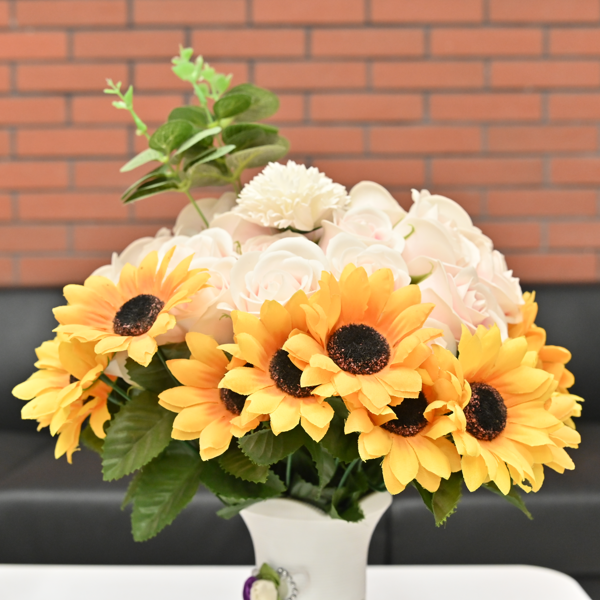
%> input picture fl3.tiff, 600 x 600 px
$ octave main.m   (GNU Octave 9; MATLAB toolbox functions it lacks are replaced by stand-ins)
%> lines starting %> are read from the running program, lines starting %| are printed output that depends on the picture
### gseq_dir_assign.m
function output=gseq_dir_assign(arraysize, flag)
    n=(arraysize+1)/2;
    arraysize=2*n-1;
    sequence=zeros(2,arraysize^2);
    sequence(1,1)=n;
    sequence(2,1)=n;
    dx=+1;
    dy=-1;
    stepx=+1;
    stepy=-1;

    direction=+1; %+1 means x direction, -1 means y direction
    counter=0;
    for i=2:arraysize^2
        counter=counter+1;

        if direction==+1
            sequence(1,i)=sequence(1,i-1)+dx;
            sequence(2,i)=sequence(2,i-1);
            if counter==abs(stepx)
                counter=0;
                direction=direction*-1;
                dx=dx*-1;
                stepx=stepx*-1;
                if stepx>0
                    stepx=stepx+1;
                else
                    stepx=stepx-1;
                end

            end

        else
            sequence(1,i)=sequence(1,i-1);
            sequence(2,i)=sequence(2,i-1)+dy;

            if counter==abs(stepy)
                counter=0;
                direction=direction*-1;
                dy=dy*-1;
                stepy=stepy*-1;

                if stepy>0
                    stepy=stepy+1;
                else
                    stepy=stepy-1;
                end

            end

        end
    end
    seq=(sequence(1,:)-1)*arraysize+sequence(2,:);
    seqf(1,1:arraysize^2)=seq;
    output = seqf;
    as = (1:2:arraysize).^2;
    MOVE_NUM = zeros([1, length(as)-1]);
    if flag == 'N'
        MOVE_NUM = (as(2:end)-as(1:(end-1)))/2;
    elseif flag == 'NE'
        MOVE_NUM = 3*(as(2:end)-as(1:(end-1)))/8;
    elseif flag == 'E'
        MOVE_NUM = (as(2:end)-as(1:(end-1)))/4;
    elseif flag == 'SE'
        MOVE_NUM = (as(2:end)-as(1:(end-1)))/8;
    elseif flag == 'S'

    elseif flag == 'SW'
        MOVE_NUM = 7*(as(2:end)-as(1:(end-1)))/8;
    elseif flag == 'W'
        MOVE_NUM = 3*(as(2:end)-as(1:(end-1)))/4;
    elseif flag == 'NW'
        MOVE_NUM = 5*(as(2:end)-as(1:(end-1)))/8;
    end
    for i = 2:length(as)
        output((as(i-1)+1):as(i)) = circshift(seqf((as(i-1)+1):as(i)), [0, MOVE_NUM(i-1)]);
    end
end

### main.m
%%%%%%%%%%%%%%%%%%%%%%%%%%%%%%%%%%%%%%%%%%%%%%%%%%%%%%%%%%%%%%%%%%%%%%%%%%%
% These codes can only be used for academic research freely.
% For other purposes, please contact Yanmei Liang (ymliang@nankai.edu.cn).
%
% This file simulates symmetrical illumination based color Fourier
% ptychographic microscopy.
%
% ref
% Zhang M, Yang D, Liang Y, Color Fourier ptychographic microscopy based on symmetrical illumination and wavelength multiplexing, J Opt, 22, 065604 (2020).
%
%
% Several files borrowed Lei Tian's open source.
% ref
% Tian L, Li X, Ramchandran K, Waller L, Multiplexed coded illumination for Fourier Ptychography with an LED array microscope, Biomed Opt Express, 5, 2376-2389 (2014).
%
%
% last modified on 6/05/2020
% by Muyang Zhang, m765421@126.com
%%%%%%%%%%%%%%%%%%%%%%%%%%%%%%%%%%%%%%%%%%%%%%%%%%%%%%%%%%%%%%%%%%%%%%%%%%%

clc
clear all
close all

%% Light Source Param
waveLength = [0.632e-6; 0.532e-6; 0.47e-6;];
spsize     = 4.8e-6/4;
psize      = spsize/4;
NA         = 0.13;
k0         = 2*pi./waveLength;
%% LED Array Param Square
LED_num_per_cir = [1 8 16 24 32 40 48 56]; % LED for each circle
snum            = 7;
arraysize       = 2*snum+1;
LED_num_sum     = sum(LED_num_per_cir);
LEDgap          = 10;
H               = 190;
zr              = -20e-6;%set defocus distance
zg              = -20e-6;
zb              = -20e-6;
syn_ill         = 'sin';%'sym' or  'sin'
zr_c            = 0;%defocus distance used in this file
zg_c            = 0;
zb_c            = 0;
Img_num         = 225;
LED_num_per_lit = zeros([1,Img_num]);

%% LED Wave Vector Square
xlocation=zeros(3,(2*snum+1)^2);
ylocation=zeros(3,(2*snum+1)^2);
for ch = 1:3
    for i=1:arraysize
        xlocation(ch,1+arraysize*(i-1):15+arraysize*(i-1))...
            = (-(arraysize-1)/2:1:(arraysize-1)/2)*LEDgap;
        ylocation(ch,1+arraysize*(i-1):15+arraysize*(i-1))...
            = ((arraysize-1)/2-(i-1))*LEDgap;
    end
end
kx_relative = -sin(atan(xlocation/H));
ky_relative = -sin(atan(ylocation/H));
ch_r_seq = gseq_dir_assign(arraysize, 'S');%
ch_g_seq = gseq_dir_assign(arraysize, 'S');
ch_b_seq = gseq_dir_assign(arraysize, 'S');

%% Simulation source
objectAmplitude = double(imread('fl3.tiff'));
% objectAmplitude(:,:,end) = [];
objectAmplitude = imresize(objectAmplitude,[600 600]);
objectAmplitude = mat2gray(objectAmplitude)*255;
phase           = double(imread('flower.tiff'));
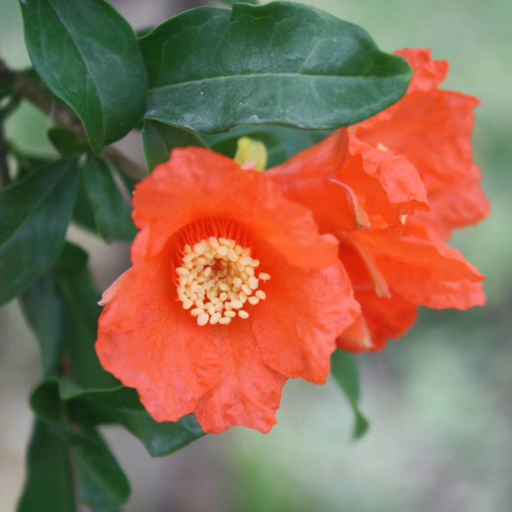
%> input picture flower.tiff, 1024 x 1024 px (shown at 1/2 size)
phase           = imresize(phase,[600 600]);
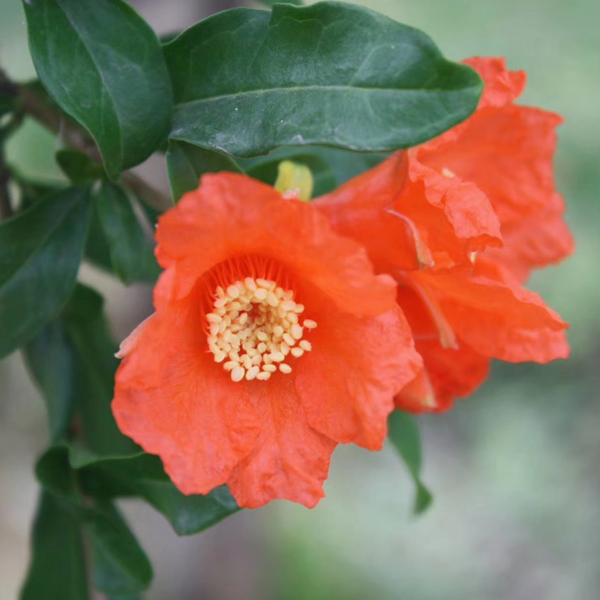
%> phase: size 600x600x3 double; mean R, G, B 142.7, 110.4, 86.8; drawn with min black and max white
phase           = mat2gray(phase);
phase           = (0.2*pi*phase - 0.1*pi)*0;%  ignore phase or you can keep it
%> phase: size 600x600x3 double; every value is 0
object          = objectAmplitude.*exp(1i.*phase);
figure;imshow(uint8(abs(object)));title('Input Intensity');
imwrite(mat2gray(abs(object)),'Intensity.tiff');
figure;imshow(angle(object),[]);title('Input Phase');
imwrite(mat2gray(angle(object)),'Phase.tiff');

%% Genarate LR images with multi LED
[m, n, dim]     = size(object);
%> m = 600; n = 600; dim = 3
ml              = m/(spsize/psize);
%> ml = 150
nl              = n/(spsize/psize);
%> nl = 150
imSeqLowRes     = zeros(ml, nl, LED_num_sum, 3);
kx              = kx_relative;
ky              = ky_relative;
kx(1,:)         = k0(1)*kx_relative(1,:);
kx(2,:)         = k0(2)*kx_relative(2,:);
kx(3,:)         = k0(3)*kx_relative(3,:);
ky(1,:)         = k0(1)*ky_relative(1,:);
ky(2,:)         = k0(2)*ky_relative(2,:);
ky(3,:)         = k0(3)*ky_relative(3,:);
dkx             = 2*pi/(psize*n);
%> dkx = 34906.6
dky             = 2*pi/(psize*m);
%> dky = 34906.6
cutoffFrequency = NA*k0;
kmax            = pi/spsize;
[kxm, kym]      = meshgrid(-kmax:kmax/((nl-1)/2):kmax,-kmax:kmax/((ml-1)/2):kmax);
CTF_r           = ((kxm.^2+kym.^2)<cutoffFrequency(1)^2);
CTF_g           = ((kxm.^2+kym.^2)<cutoffFrequency(2)^2);
CTF_b           = ((kxm.^2+kym.^2)<cutoffFrequency(3)^2);
CTF             = cat(3, CTF_r, CTF_g, CTF_b);
kzm_r           = sqrt(k0(1)^2-kxm.^2-kym.^2);
kzm_g           = sqrt(k0(2)^2-kxm.^2-kym.^2);
kzm_b           = sqrt(k0(3)^2-kxm.^2-kym.^2);
pupil_r         = exp(1i.*zr.*real(kzm_r)).*exp(-abs(zr).*abs(imag(kzm_r)));
pupil_g         = exp(1i.*zg.*real(kzm_g)).*exp(-abs(zg).*abs(imag(kzm_g)));
pupil_b         = exp(1i.*zb.*real(kzm_b)).*exp(-abs(zb).*abs(imag(kzm_b)));
pupil           = cat(3, pupil_r, pupil_g, pupil_b);
objectFT_r      = fftshift(fft2(object(:,:,1)));%
objectFT_g      = fftshift(fft2(object(:,:,2)));%
objectFT_b      = fftshift(fft2(object(:,:,3)));%
objectFT        = cat(3, objectFT_r, objectFT_g, objectFT_b);
HR_CTF_base     = zeros(m, n, LED_num_sum, 3);
for ch = 1:3
    for tt = 1:LED_num_sum
        kxc = round((n+1)/2+kx(ch,tt)/dkx);
        kyc = round((m+1)/2+ky(ch,tt)/dky);
        kyl = round(kyc-(ml-1)/2);kyh = round(kyc+(ml-1)/2);
        kxl = round(kxc-(nl-1)/2);kxh = round(kxc+(nl-1)/2);
        imSeqLowFT                         = (ml/m)^2*objectFT(kyl:kyh,kxl:kxh,ch).*CTF(:,:,ch).*pupil(:,:,ch);
        imSeqLowRes(:,:,tt,ch)             = abs(ifft2(ifftshift(imSeqLowFT)));
        HR_CTF_base(kyl:kyh,kxl:kxh,tt,ch) = CTF(:,:,ch);
    end
end
LR_images = imSeqLowRes.^2;
pic_l = zeros([ml,nl,3]);
pic_l(:,:,1) = imSeqLowRes(:,:,113,1);
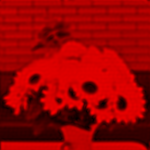
%> pic_l: size 150x150x3 double; mean R, G, B 176.7, 0, 0; drawn with min black and max white
pic_l(:,:,2) = imSeqLowRes(:,:,113,2);
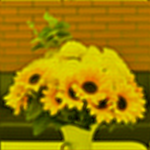
%> pic_l: size 150x150x3 double; mean R, G, B 176.7, 141.9, 0; drawn with min black and max white
pic_l(:,:,3) = imSeqLowRes(:,:,113,3);
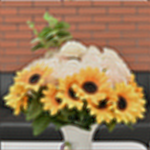
%> pic_l: size 150x150x3 double; mean R, G, B 176.7, 141.9, 102.5; drawn with min black and max white
imwrite(uint8(pic_l),'low_center.tiff','Resolution',600);

%% LED light pattern and syn images
base = cell(1,length(LED_num_per_cir));
base{1} = 1;
for i = 2:length(LED_num_per_cir)
    base{i} = sum(LED_num_per_cir(1:(i-1))) + (1:LED_num_per_cir(i));
end
syn_img = zeros([ml, nl, Img_num, 3]);
Ns      = cell(1,Img_num);
scale   = cell(1,Img_num);
light_pattern = cell(1,Img_num);
flag    = zeros([1,Img_num]);
num = 1;

kx(1,:)         = k0(1)*kx_relative(1,:);
kx(2,:)         = k0(2)*kx_relative(2,:);
kx(3,:)         = k0(3)*kx_relative(3,:);
ky(1,:)         = k0(1)*ky_relative(1,:);
ky(2,:)         = k0(2)*ky_relative(2,:);
ky(3,:)         = k0(3)*ky_relative(3,:);
for i = 1:length(LED_num_per_cir)
    for j = 1:LED_num_per_cir(i)
        light_pattern{num}   = [ch_r_seq(num) ch_g_seq(num) ch_b_seq(num)];

        if i<=1 %central, do not syn
            LED_num_per_lit(num) = 1;
            syn_img(:,:,num,:)   = cat(3,LR_images(:,:,ch_r_seq(num),1),LR_images(:,:,ch_g_seq(num),2),LR_images(:,:,ch_b_seq(num),3));
            flag(num)            = 1;
        else
            LED_num_per_lit(num) = 3;
            syn_img(:,:,num,1)   = LR_images(:,:,ch_r_seq(num),1)+LR_images(:,:,ch_g_seq(num),2)+LR_images(:,:,ch_b_seq(num),3);
            flag(num)            = 0;
        end

        Ns{num}          = [round((m+1)/2+ky(1,light_pattern{num}(1))/dky)' round((n+1)/2+kx(1,light_pattern{num}(1))/dkx)';
                            round((m+1)/2+ky(2,light_pattern{num}(2))/dky)' round((n+1)/2+kx(2,light_pattern{num}(2))/dkx)';
                            round((m+1)/2+ky(3,light_pattern{num}(3))/dky)' round((n+1)/2+kx(3,light_pattern{num}(3))/dkx)';];
        scale{num}       = ones([1,LED_num_per_lit(num)])/LED_num_per_lit(num);
        num              = num + 1;
    end
end
%> after the loop, LED_num_per_lit = 225 values from 1 to 3; Ns = 225 items; flag = 225 values, max 1 at index 1, min 0 at index 2, mean 0.00444; light_pattern = 225 items; num = 226; scale = 225 items
if syn_ill == 'sym'
    for i = 2:length(LED_num_per_cir)
        for j = 1:LED_num_per_cir(i)
            if j>(LED_num_per_cir(i)/2)
                continue;
            end
            temp = syn_img(:,:,base{i}(j),1) + syn_img(:,:,base{i}(j+LED_num_per_cir(i)/2),1);
            syn_img(:,:,base{i}(j),1) = temp/2;
            syn_img(:,:,base{i}(j+LED_num_per_cir(i)/2),1) = temp/2;
        end
    end
end
%% Reconstruct
pupil_r         = exp(1i.*zr_c.*real(kzm_r)).*exp(-abs(zr_c).*abs(imag(kzm_r)));
pupil_g         = exp(1i.*zg_c.*real(kzm_g)).*exp(-abs(zg_c).*abs(imag(kzm_g)));
pupil_b         = exp(1i.*zb_c.*real(kzm_b)).*exp(-abs(zb_c).*abs(imag(kzm_b)));
pupil           = cat(3, pupil_r, pupil_g, pupil_b);
F = @(x) fftshift(fft2(x));
Ft = @(x) ifft2(ifftshift(x));
row = @(x) x(:).';
cen0 = [round((m+1)/2) round((n+1)/2)];
%> cen0 = [301 301]

downsamp = @(x,cen) x(round(cen(1)-(ml-1)/2):round(cen(1)+(ml-1)/2),...
    round(cen(2)-(nl-1)/2):round(cen(2)+(nl-1)/2));

tr   = double(CTF(:,:,1)).*F(sqrt(syn_img(:,:,1,1)));
Or   = padarray(tr,[(m-ml)/2 (n-nl)/2]);
tg   = double(CTF(:,:,2)).*F(sqrt(syn_img(:,:,1,2)));
Og   = padarray(tg,[(m-ml)/2 (n-nl)/2]);
tb   = double(CTF(:,:,3)).*F(sqrt(syn_img(:,:,1,3)));
Ob   = padarray(tb,[(m-ml)/2 (n-nl)/2]);
O    = cat(3, Or, Og, Ob);
P    = double(CTF);
Ps   = double(CTF);
loop = 3;
H0   = pupil;
OP_alpha = 1;
OP_beta = 1e3;

%> (the run ends here)
